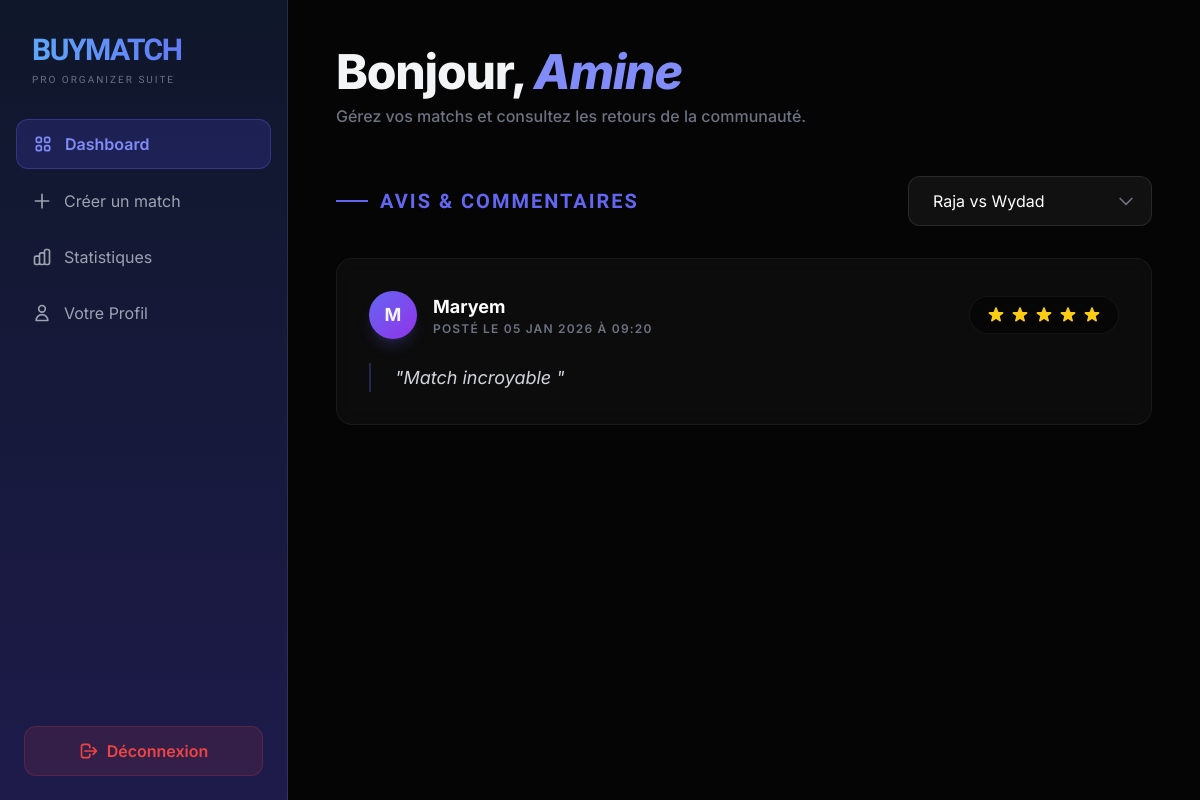
The page /organizer/dashbord.php?match_id=1 (signed in) on the database its author committed.
### tables this page shows
CREATE TABLE users (
    id INT AUTO_INCREMENT PRIMARY KEY,
    nom VARCHAR(100) NOT NULL,
    email VARCHAR(150) NOT NULL UNIQUE,
    password VARCHAR(255) NOT NULL,
    role ENUM('acheteur','organisateur','admin') NOT NULL,
    is_active BOOLEAN DEFAULT TRUE,
    date_creation DATETIME DEFAULT CURRENT_TIMESTAMP
);

CREATE TABLE commentaires (
    id INT AUTO_INCREMENT PRIMARY KEY,
    user_id INT NOT NULL,
    match_id INT NOT NULL,
    contenu TEXT NOT NULL,
    note INT CHECK (note BETWEEN 1 AND 5),
    date_commentaire DATETIME DEFAULT CURRENT_TIMESTAMP,
    FOREIGN KEY (user_id) REFERENCES users(id),
    FOREIGN KEY (match_id) REFERENCES matches(id)
);

### config/dataBase.php (called while the page is built, shortened)
<?php
class Database {
    private static $host = "localhost";
    private static $db_name = "BuyMatch";
    private static $username = "root";
    private static $password = "";
    private static $conn = null;
    public static function connect(){
        if (self::$conn === null) {
            try {
                self::$conn = new PDO(
                    "mysql:host=" . self::$host . ";dbname=" . self::$db_name . ";charset=utf8mb4",
                    self::$username,
                    self::$password
                );
                self::$conn->setAttribute(PDO::ATTR_ERRMODE, PDO::ERRMODE_EXCEPTION);
                self::$conn->setAttribute(PDO::ATTR_DEFAULT_FETCH_MODE, PDO::FETCH_ASSOC);
            } catch (PDOException $e) {
                die("Erreur de connexion : " . $e->getMessage());
            }
        }
        return self::$conn;
    }
}
?>

### classes/Organisateur.php (called while the page is built, shortened)
<?php
require_once __DIR__ . "/../config/database.php";
class Organisateur extends User {
    private PDO $db;
    public function __construct(int $id,string $nom,string $email,?string $password = null,bool $estActif = true) {
        $this->db = Database::connect();
    }
    public function consulterAvis(int $matchId): array {
        $stmt = $this->db->prepare("
            SELECT u.nom, c.contenu, c.note, c.date_commentaire
            FROM commentaires c
            JOIN users u ON c.user_id = u.id
            WHERE c.match_id = ?
            ORDER BY c.date_commentaire DESC
        ");
        $stmt->execute([$matchId]);
        return $stmt->fetchAll();
    }
}

### organizer/dashbord.php (the view, shortened to what this page needs)
<?php
    require_once "../config/database.php";
    require_once "../classes/Organisateur.php";
    $db = Database::connect();
    $stmt = $db->prepare("SELECT nom, email FROM users WHERE id = ?");
    $stmt->execute([$_SESSION['user_id']]);
    $user = $stmt->fetch();
    $organisateur = new Organisateur($_SESSION['user_id'],$user['nom'],$user['email'],'');
    $stmt = $db->prepare("
        SELECT id, equipe1, equipe2
        FROM matches
        WHERE organisateur_id = ?
        ORDER BY date_heure DESC
    ");
    $stmt->execute([$_SESSION['user_id']]);
    $matches = $stmt->fetchAll();
    $avis = [];
    $matchSelectionne = null;
    if (isset($_GET['match_id'])) {
        $matchSelectionne = (int) $_GET['match_id'];
        $avis = $organisateur->consulterAvis($matchSelectionne);
    }
?>
<!DOCTYPE html>
<html lang="fr">
<head>
    <script src="https://cdn.tailwindcss.com"></script>
</head>
<body class="bg-[#050505] text-gray-100">
<div class="flex min-h-screen">
<aside class="w-72 sidebar-gradient border-r border-white/10 flex flex-col hidden md:flex">
    <div class="p-8">
        <div class="text-3xl font-sport font-bold tracking-tighter text-transparent bg-clip-text bg-gradient-to-r from-blue-400 to-indigo-500">
        </div>
        <p class="text-[10px] text-gray-500 font-sport mt-1 tracking-[0.2em] uppercase">Pro Organizer Suite</p>
    </div>
    <nav class="flex-1 px-4 space-y-2">
        <a href="dashbord.php" class="flex items-center gap-3 px-4 py-3 rounded-xl bg-indigo-600/20 text-indigo-400 border border-indigo-500/30 font-semibold transition-all">
            Dashboard
        </a>
        <a href="create_match.php" class="flex items-center gap-3 px-4 py-3 rounded-xl hover:bg-white/5 text-gray-400 hover:text-white transition-all">
            <svg class="w-5 h-5" fill="none" stroke="currentColor" viewBox="0 0 24 24"><path stroke-linecap="round" stroke-linejoin="round" stroke-width="2" d="M12 4v16m8-8H4" /></svg>
            Créer un match
        </a>
        <a href="stats.php" class="flex items-center gap-3 px-4 py-3 rounded-xl hover:bg-white/5 text-gray-400 hover:text-white transition-all">
            Statistiques
        </a>
        <a href="../pages/profile.php" class="flex items-center gap-3 px-4 py-3 rounded-xl hover:bg-white/5 text-gray-400 hover:text-white transition-all">
            <svg class="w-5 h-5" fill="none" stroke="currentColor" viewBox="0 0 24 24"><path stroke-linecap="round" stroke-linejoin="round" stroke-width="2" d="M16 7a4 4 0 11-8 0 4 4 0 018 0zM12 14a7 7 0 00-7 7h14a7 7 0 00-7-7z" /></svg>
            Votre Profil
        </a>
    </nav>
    <div class="p-6">
        <a href="../auth/logout.php" class="flex items-center justify-center gap-2 w-full bg-red-500/10 hover:bg-red-500 text-red-500 hover:text-white py-3 rounded-xl border border-red-500/20 transition-all font-semibold">
            <svg class="w-5 h-5" fill="none" stroke="currentColor" viewBox="0 0 24 24"><path stroke-linecap="round" stroke-linejoin="round" stroke-width="2" d="M17 16l4-4m0 0l-4-4m4 4H7m6 4v1a3 3 0 01-3 3H6a3 3 0 01-3-3V7a3 3 0 013-3h4a3 3 0 013 3v1" /></svg>
            Déconnexion
        </a>
    </div>
</aside>
<main class="flex-1 p-6 md:p-12 max-w-6xl">
    <header class="mb-12">
        <h1 class="text-4xl md:text-5xl font-extrabold tracking-tight mb-2">
            Bonjour, <span class="italic text-indigo-400"><?= htmlspecialchars($user['nom']); ?></span>
        </h1>
        <p class="text-gray-500 font-medium">Gérez vos matchs et consultez les retours de la communauté.</p>
    </header>
    <div class="flex flex-col md:flex-row md:items-center justify-between gap-6 mb-8">
        <h2 class="text-xl font-sport font-bold uppercase tracking-widest text-indigo-500 flex items-center gap-3">
            <span class="w-8 h-[2px] bg-indigo-500"></span>
            Avis & Commentaires
        </h2>
        <form method="GET" id="matchFilter">
            <div class="relative group">
                <select name="match_id"
                        class="appearance-none bg-[#111] border border-white/10 text-white px-6 py-3 pr-12 rounded-xl focus:outline-none focus:border-indigo-500 transition-all cursor-pointer"
                        onchange="this.form.submit()">
                    <?php foreach ($matches as $m): ?>
                        <option value="<?= $m['id'] ?>" <?= ($matchSelectionne == $m['id']) ? 'selected' : '' ?>>
                            <?= htmlspecialchars($m['equipe1']) ?> vs <?= htmlspecialchars($m['equipe2']) ?>
                        </option>
                    <?php endforeach; ?>
                </select>
                <div class="absolute right-4 top-1/2 -translate-y-1/2 pointer-events-none text-gray-500 group-hover:text-indigo-500 transition-colors">
                </div>
            </div>
        </form>
    </div>
    <?php if ($matchSelectionne): ?>
        <?php if (empty($avis)): ?>
            <div class="glass-card p-8 rounded-2xl border-yellow-500/20 flex items-center gap-4 text-yellow-500">
                <svg class="w-6 h-6" fill="none" stroke="currentColor" viewBox="0 0 24 24"><path stroke-linecap="round" stroke-linejoin="round" stroke-width="2" d="M13 16h-1v-4h-1m1-4h.01M21 12a9 9 0 11-18 0 9 9 0 0118 0z" /></svg>
                <p class="font-medium">Aucun avis n'a été publié pour ce match pour le moment.</p>
            </div>
        <?php else: ?>
            <div class="grid gap-6">
                <?php foreach ($avis as $a): ?>
                    <div class="glass-card p-8 rounded-2xl hover:bg-white/[0.05] transition-all group border border-white/5 hover:border-indigo-500/30">
                        <div class="flex flex-col md:flex-row md:items-center justify-between gap-4 mb-6">
                            <div class="flex items-center gap-4">
                                <div class="w-12 h-12 rounded-full bg-gradient-to-br from-indigo-500 to-purple-600 flex items-center justify-center font-bold text-lg uppercase shadow-lg shadow-indigo-500/20">
                                    <?= substr(htmlspecialchars($a['nom']), 0, 1) ?>
                                </div>
                                <div>
                                    <div class="font-bold text-white text-lg"><?= htmlspecialchars($a['nom']) ?></div>
                                    <div class="text-xs text-gray-500 uppercase tracking-widest font-semibold">
                                        Posté le <?= date('d M Y à H:i', strtotime($a['date_commentaire'])) ?>
                                    </div>
                                </div>
                            </div>
                            <div class="flex gap-1 bg-black/40 px-4 py-2 rounded-full border border-white/5">
                                <?php for($i = 1; $i <= 5; $i++): ?>
                                    <svg class="w-5 h-5 <?= $i <= (int)$a['note'] ? 'text-yellow-400 fill-yellow-400' : 'text-gray-700' ?>" viewBox="0 0 20 20" fill="currentColor">
                                        <path d="M9.049 2.927c.3-.921 1.603-.921 1.902 0l1.07 3.292a1 1 0 00.95.69h3.462c.969 0 1.371 1.24.588 1.81l-2.8 2.034a1 1 0 00-.364 1.118l1.07 3.292c.3.921-.755 1.688-1.54 1.118l-2.8-2.034a1 1 0 00-1.175 0l-2.8 2.034c-.784.57-1.838-.197-1.539-1.118l1.07-3.292a1 1 0 00-.364-1.118L2.98 8.72c-.783-.57-.38-1.81.588-1.81h3.461a1 1 0 00.951-.69l1.07-3.292z" />
                                    </svg>
                                <?php endfor; ?>
                            </div>
                        </div>
                        <div class="relative italic text-gray-300 leading-relaxed text-lg pl-6 border-l-2 border-indigo-500/30">
                            "<?= nl2br(htmlspecialchars($a['contenu'])) ?>"
                        </div>
                    </div>
                <?php endforeach; ?>
            </div>
        <?php endif; ?>
    <?php endif; ?>
</main>
</div>
</body>
</html>

### organizer/dashbord.php (style rules this page uses)
body { font-family: 'Inter', sans-serif; }
.font-sport { font-family: 'Orbitron', sans-serif; }
.glass-card { background: rgba(255, 255, 255, 0.03); backdrop-filter: blur(10px); border: 1px solid rgba(255, 255, 255, 0.1); }
.sidebar-gradient { background: linear-gradient(180deg, #0f172a 0%, #1e1b4b 100%); }

### rows shown on the page
users: nom "Amine"
commentaires: user.nom "M", user.nom "Maryem", date_commentaire "05 JAN 2026 À 09:20", note 5 (drawn), contenu "Match incroyable"

### other values the page prints
form field match_id "Raja vs Wydad"
